Frame 1 (no input): blank canvas, image omitted
Frame 60 (the mouse pressed at the canvas centre just before this capture): blank canvas, image omitted
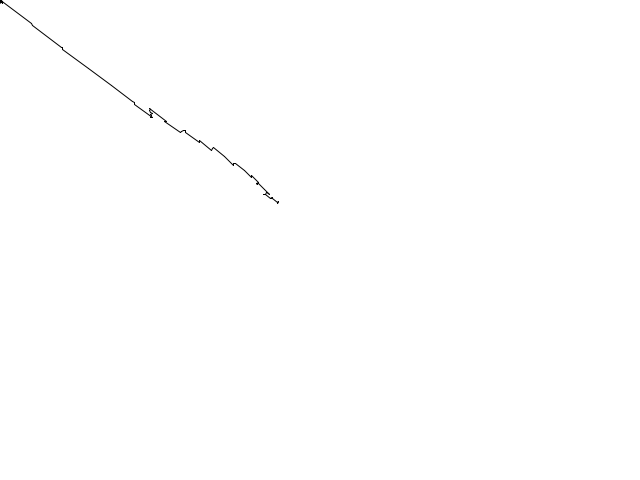
Frame 120 (the mouse held since frame 60 and released just before this capture)

The Processing sketch whose frames 1 and 60 were blank and that drew this single picture after the mouse press (run headless with seeded random() and noise(); from frame 60 on, the mouse is pressed at the canvas centre):

// Processing sketch: hw1_vectorVersion
// ── hw1_vectorVersion.pde
Walker w;

void setup() {
  size(640, 480);
  background(255);
  w = new Walker();
}

void draw() {
  w.step();
  w.display();
}

// ── Walker.pde
class Walker {
  PVector pos;
  PVector vel;
  PVector Ppos;
  float x, y;
  float prevX, prevY;

  Walker() {
    pos = new PVector(0, 0);
    vel = new PVector(-1, 1);
    Ppos = new PVector(0, 0);
    //x = width/2;
    //y = height/2; 
  }

  void step() {
    float r = random(1);
    
    Ppos=pos.copy();
   
    if (r<.3) {
      //x += mouseX - pos.x;
      //y += mouseY - pos.y;
      //x += (mouseX - x)*.1;
      //y += (mouseY - y)*.1;
      PVector mouse = new PVector(mouseX, mouseY);
      
      mouse.sub(pos);
      mouse.mult(.1);
      pos.add(mouse);

      
    } else {
      vel = PVector.random2D();
      vel.mult(2);
      pos.add(vel);
    }
  }

  void display() {
    //point(x, y);
    line(Ppos.x, Ppos.y, pos.x, pos.y);
  }
}
